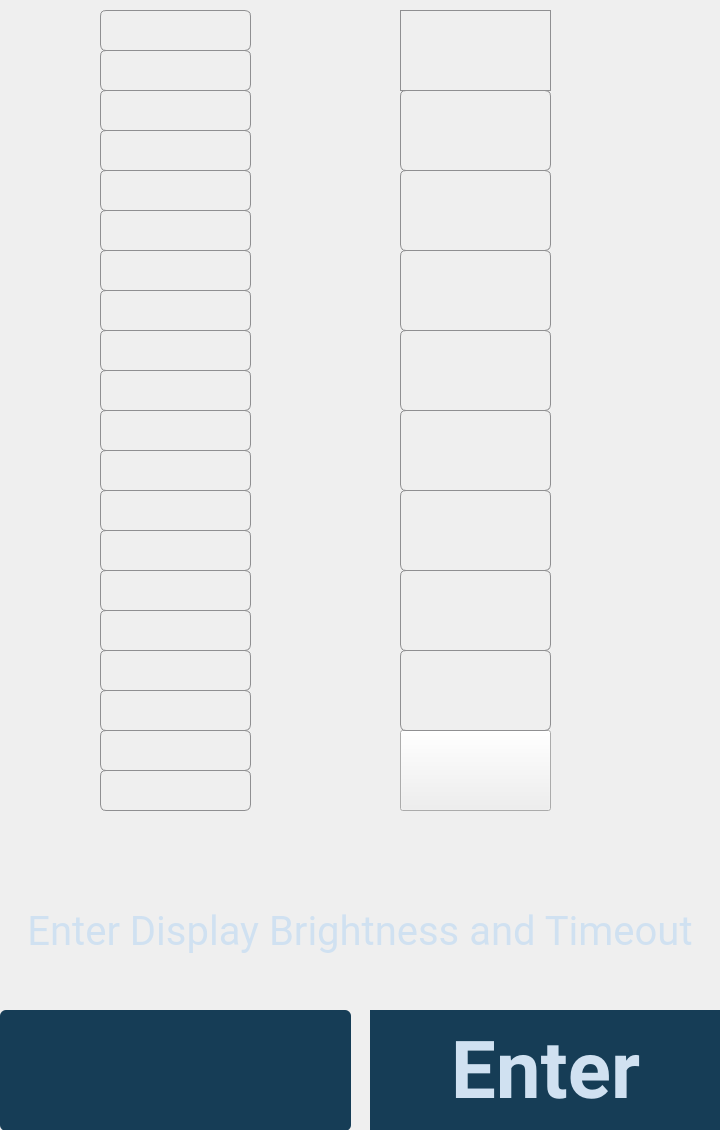
<?xml version="1.0" encoding="UTF-8"?>
<ui version="4.0">
 <class>DisplayForms</class>
 <widget class="QWidget" name="DisplayForms">
  <property name="geometry">
   <rect>
    <x>0</x>
    <y>0</y>
    <width>720</width>
    <height>1130</height>
   </rect>
  </property>
  <property name="font">
   <font>
    <family>Roboto</family>
   </font>
  </property>
  <property name="windowTitle">
   <string>Form</string>
  </property>
  <widget class="QStackedWidget" name="stackedWidget">
   <property name="geometry">
    <rect>
     <x>0</x>
     <y>0</y>
     <width>720</width>
     <height>1130</height>
    </rect>
   </property>
   <property name="font">
    <font>
     <weight>75</weight>
     <bold>true</bold>
    </font>
   </property>
   <property name="lineWidth">
    <number>0</number>
   </property>
   <widget class="QWidget" name="page">
    <widget class="QPushButton" name="buttonBack">
     <property name="geometry">
      <rect>
       <x>0</x>
       <y>1010</y>
       <width>351</width>
       <height>121</height>
      </rect>
     </property>
     <property name="font">
      <font>
       <family>Roboto</family>
      </font>
     </property>
     <property name="styleSheet">
      <string notr="true">border-radius: 6px;
background-color: rgb(22,61,86);
color: rgb(208,225,241)</string>
     </property>
     <property name="text">
      <string/>
     </property>
     <property name="icon">
      <iconset resource="resources.qrc">
       <normaloff>:/Images/XatekUI_BackArrow.png</normaloff>:/Images/XatekUI_BackArrow.png</iconset>
     </property>
     <property name="iconSize">
      <size>
       <width>73</width>
       <height>62</height>
      </size>
     </property>
    </widget>
    <widget class="QLabel" name="labelInstruction">
     <property name="geometry">
      <rect>
       <x>0</x>
       <y>900</y>
       <width>720</width>
       <height>61</height>
      </rect>
     </property>
     <property name="font">
      <font>
       <family>Roboto</family>
       <pointsize>30</pointsize>
      </font>
     </property>
     <property name="styleSheet">
      <string notr="true">color: rgb(208,225,241);</string>
     </property>
     <property name="text">
      <string>Enter Display Brightness and Timeout</string>
     </property>
     <property name="alignment">
      <set>Qt::AlignCenter</set>
     </property>
    </widget>
    <widget class="QPushButton" name="buttonTimeOut1">
     <property name="geometry">
      <rect>
       <x>400</x>
       <y>730</y>
       <width>151</width>
       <height>81</height>
      </rect>
     </property>
     <property name="font">
      <font>
       <family>Roboto</family>
      </font>
     </property>
     <property name="styleSheet">
      <string notr="true">border: 1px solid #8f8f91;
border-radius: 6px;

on-click {
	background-color: rgb(255,255,255);
}</string>
     </property>
     <property name="text">
      <string/>
     </property>
    </widget>
    <widget class="QPushButton" name="buttonEnter">
     <property name="geometry">
      <rect>
       <x>370</x>
       <y>1010</y>
       <width>351</width>
       <height>121</height>
      </rect>
     </property>
     <property name="font">
      <font>
       <family>Roboto</family>
       <pointsize>60</pointsize>
       <weight>75</weight>
       <bold>true</bold>
      </font>
     </property>
     <property name="styleSheet">
      <string notr="true">border-radius: 70%;
background-color: rgb(22,61,86);
color: rgb(208,225,241)</string>
     </property>
     <property name="text">
      <string>Enter</string>
     </property>
     <property name="iconSize">
      <size>
       <width>170</width>
       <height>86</height>
      </size>
     </property>
    </widget>
    <widget class="QPushButton" name="buttonTimeOut2">
     <property name="geometry">
      <rect>
       <x>400</x>
       <y>650</y>
       <width>151</width>
       <height>81</height>
      </rect>
     </property>
     <property name="font">
      <font>
       <family>Roboto</family>
      </font>
     </property>
     <property name="styleSheet">
      <string notr="true">border: 1px solid #8f8f91;
border-radius: 6px;</string>
     </property>
     <property name="text">
      <string/>
     </property>
    </widget>
    <widget class="QPushButton" name="buttonTimeOut3">
     <property name="geometry">
      <rect>
       <x>400</x>
       <y>570</y>
       <width>151</width>
       <height>81</height>
      </rect>
     </property>
     <property name="styleSheet">
      <string notr="true">border: 1px solid #8f8f91;
border-radius: 6px;</string>
     </property>
     <property name="text">
      <string/>
     </property>
    </widget>
    <widget class="QPushButton" name="buttonTimeOut4">
     <property name="geometry">
      <rect>
       <x>400</x>
       <y>490</y>
       <width>151</width>
       <height>81</height>
      </rect>
     </property>
     <property name="styleSheet">
      <string notr="true">border: 1px solid #8f8f91;
border-radius: 6px;</string>
     </property>
     <property name="text">
      <string/>
     </property>
    </widget>
    <widget class="QPushButton" name="buttonTimeOut5">
     <property name="geometry">
      <rect>
       <x>400</x>
       <y>410</y>
       <width>151</width>
       <height>81</height>
      </rect>
     </property>
     <property name="styleSheet">
      <string notr="true">border: 1px solid #8f8f91;
border-radius: 6px;</string>
     </property>
     <property name="text">
      <string/>
     </property>
    </widget>
    <widget class="QPushButton" name="buttonTimeOut6">
     <property name="geometry">
      <rect>
       <x>400</x>
       <y>330</y>
       <width>151</width>
       <height>81</height>
      </rect>
     </property>
     <property name="styleSheet">
      <string notr="true">border: 1px solid #8f8f91;
border-radius: 6px;</string>
     </property>
     <property name="text">
      <string/>
     </property>
    </widget>
    <widget class="QPushButton" name="buttonTimeOut7">
     <property name="geometry">
      <rect>
       <x>400</x>
       <y>250</y>
       <width>151</width>
       <height>81</height>
      </rect>
     </property>
     <property name="styleSheet">
      <string notr="true">border: 1px solid #8f8f91;
border-radius: 6px;</string>
     </property>
     <property name="text">
      <string/>
     </property>
    </widget>
    <widget class="QPushButton" name="buttonTimeOut8">
     <property name="geometry">
      <rect>
       <x>400</x>
       <y>170</y>
       <width>151</width>
       <height>81</height>
      </rect>
     </property>
     <property name="styleSheet">
      <string notr="true">border: 1px solid #8f8f91;
border-radius: 6px;</string>
     </property>
     <property name="text">
      <string/>
     </property>
    </widget>
    <widget class="QPushButton" name="buttonTimeOut9">
     <property name="geometry">
      <rect>
       <x>400</x>
       <y>90</y>
       <width>151</width>
       <height>81</height>
      </rect>
     </property>
     <property name="styleSheet">
      <string notr="true">border: 1px solid #8f8f91;
border-radius: 6px;</string>
     </property>
     <property name="text">
      <string/>
     </property>
    </widget>
    <widget class="QPushButton" name="buttonTimeOut10">
     <property name="geometry">
      <rect>
       <x>400</x>
       <y>10</y>
       <width>151</width>
       <height>81</height>
      </rect>
     </property>
     <property name="styleSheet">
      <string notr="true">border: 1px solid #8f8f91;
</string>
     </property>
     <property name="text">
      <string/>
     </property>
    </widget>
    <widget class="QPushButton" name="buttonBrightness1">
     <property name="geometry">
      <rect>
       <x>100</x>
       <y>770</y>
       <width>151</width>
       <height>41</height>
      </rect>
     </property>
     <property name="styleSheet">
      <string notr="true">border: 1px solid #8f8f91;
border-radius: 6px;
background-color: rgb(255, 255, 255,0);</string>
     </property>
     <property name="text">
      <string/>
     </property>
    </widget>
    <widget class="QPushButton" name="buttonBrightness2">
     <property name="geometry">
      <rect>
       <x>100</x>
       <y>730</y>
       <width>151</width>
       <height>41</height>
      </rect>
     </property>
     <property name="styleSheet">
      <string notr="true">border: 1px solid #8f8f91;
border-radius: 6px;
background-color: rgb(255, 255, 255,0);</string>
     </property>
     <property name="text">
      <string/>
     </property>
    </widget>
    <widget class="QPushButton" name="buttonBrightness3">
     <property name="geometry">
      <rect>
       <x>100</x>
       <y>690</y>
       <width>151</width>
       <height>41</height>
      </rect>
     </property>
     <property name="styleSheet">
      <string notr="true">border: 1px solid #8f8f91;
border-radius: 6px;
background-color: rgb(255, 255, 255,0);</string>
     </property>
     <property name="text">
      <string/>
     </property>
    </widget>
    <widget class="QPushButton" name="buttonBrightness4">
     <property name="geometry">
      <rect>
       <x>100</x>
       <y>650</y>
       <width>151</width>
       <height>41</height>
      </rect>
     </property>
     <property name="styleSheet">
      <string notr="true">border: 1px solid #8f8f91;
border-radius: 6px;
background-color: rgb(255, 255, 255,0);</string>
     </property>
     <property name="text">
      <string/>
     </property>
    </widget>
    <widget class="QPushButton" name="buttonBrightness5">
     <property name="geometry">
      <rect>
       <x>100</x>
       <y>610</y>
       <width>151</width>
       <height>41</height>
      </rect>
     </property>
     <property name="styleSheet">
      <string notr="true">border: 1px solid #8f8f91;
border-radius: 6px;
background-color: rgb(255, 255, 255,0);</string>
     </property>
     <property name="text">
      <string/>
     </property>
    </widget>
    <widget class="QPushButton" name="buttonBrightness6">
     <property name="geometry">
      <rect>
       <x>100</x>
       <y>570</y>
       <width>151</width>
       <height>41</height>
      </rect>
     </property>
     <property name="styleSheet">
      <string notr="true">border: 1px solid #8f8f91;
border-radius: 6px;
background-color: rgb(255, 255, 255,0);</string>
     </property>
     <property name="text">
      <string/>
     </property>
    </widget>
    <widget class="QPushButton" name="buttonBrightness7">
     <property name="geometry">
      <rect>
       <x>100</x>
       <y>530</y>
       <width>151</width>
       <height>41</height>
      </rect>
     </property>
     <property name="styleSheet">
      <string notr="true">border: 1px solid #8f8f91;
border-radius: 6px;
background-color: rgb(255, 255, 255,0);</string>
     </property>
     <property name="text">
      <string/>
     </property>
    </widget>
    <widget class="QPushButton" name="buttonBrightness8">
     <property name="geometry">
      <rect>
       <x>100</x>
       <y>490</y>
       <width>151</width>
       <height>41</height>
      </rect>
     </property>
     <property name="styleSheet">
      <string notr="true">border: 1px solid #8f8f91;
border-radius: 6px;
background-color: rgb(255, 255, 255,0);</string>
     </property>
     <property name="text">
      <string/>
     </property>
    </widget>
    <widget class="QPushButton" name="buttonBrightness9">
     <property name="geometry">
      <rect>
       <x>100</x>
       <y>450</y>
       <width>151</width>
       <height>41</height>
      </rect>
     </property>
     <property name="styleSheet">
      <string notr="true">border: 1px solid #8f8f91;
border-radius: 6px;
background-color: rgb(255, 255, 255,0);</string>
     </property>
     <property name="text">
      <string/>
     </property>
    </widget>
    <widget class="QPushButton" name="buttonBrightness10">
     <property name="geometry">
      <rect>
       <x>100</x>
       <y>410</y>
       <width>151</width>
       <height>41</height>
      </rect>
     </property>
     <property name="styleSheet">
      <string notr="true">border: 1px solid #8f8f91;
border-radius: 6px;
background-color: rgb(255, 255, 255,0);</string>
     </property>
     <property name="text">
      <string/>
     </property>
    </widget>
    <widget class="QPushButton" name="buttonBrightness11">
     <property name="geometry">
      <rect>
       <x>100</x>
       <y>370</y>
       <width>151</width>
       <height>41</height>
      </rect>
     </property>
     <property name="styleSheet">
      <string notr="true">border: 1px solid #8f8f91;
border-radius: 6px;
background-color: rgb(255, 255, 255,0);</string>
     </property>
     <property name="text">
      <string/>
     </property>
    </widget>
    <widget class="QPushButton" name="buttonBrightness12">
     <property name="geometry">
      <rect>
       <x>100</x>
       <y>330</y>
       <width>151</width>
       <height>41</height>
      </rect>
     </property>
     <property name="styleSheet">
      <string notr="true">border: 1px solid #8f8f91;
border-radius: 6px;
background-color: rgb(255, 255, 255,0);</string>
     </property>
     <property name="text">
      <string/>
     </property>
    </widget>
    <widget class="QPushButton" name="buttonBrightness13">
     <property name="geometry">
      <rect>
       <x>100</x>
       <y>290</y>
       <width>151</width>
       <height>41</height>
      </rect>
     </property>
     <property name="styleSheet">
      <string notr="true">border: 1px solid #8f8f91;
border-radius: 6px;
background-color: rgb(255, 255, 255,0);</string>
     </property>
     <property name="text">
      <string/>
     </property>
    </widget>
    <widget class="QPushButton" name="buttonBrightness14">
     <property name="geometry">
      <rect>
       <x>100</x>
       <y>250</y>
       <width>151</width>
       <height>41</height>
      </rect>
     </property>
     <property name="styleSheet">
      <string notr="true">border: 1px solid #8f8f91;
border-radius: 6px;
background-color: rgb(255, 255, 255,0);</string>
     </property>
     <property name="text">
      <string/>
     </property>
    </widget>
    <widget class="QPushButton" name="buttonBrightness15">
     <property name="geometry">
      <rect>
       <x>100</x>
       <y>210</y>
       <width>151</width>
       <height>41</height>
      </rect>
     </property>
     <property name="styleSheet">
      <string notr="true">border: 1px solid #8f8f91;
border-radius: 6px;
background-color: rgb(255, 255, 255,0);</string>
     </property>
     <property name="text">
      <string/>
     </property>
    </widget>
    <widget class="QPushButton" name="buttonBrightness16">
     <property name="geometry">
      <rect>
       <x>100</x>
       <y>170</y>
       <width>151</width>
       <height>41</height>
      </rect>
     </property>
     <property name="styleSheet">
      <string notr="true">border: 1px solid #8f8f91;
border-radius: 6px;
background-color: rgb(255, 255, 255,0);</string>
     </property>
     <property name="text">
      <string/>
     </property>
    </widget>
    <widget class="QPushButton" name="buttonBrightness17">
     <property name="geometry">
      <rect>
       <x>100</x>
       <y>130</y>
       <width>151</width>
       <height>41</height>
      </rect>
     </property>
     <property name="styleSheet">
      <string notr="true">border: 1px solid #8f8f91;
border-radius: 6px;
background-color: rgb(255, 255, 255,0);</string>
     </property>
     <property name="text">
      <string/>
     </property>
    </widget>
    <widget class="QPushButton" name="buttonBrightness18">
     <property name="geometry">
      <rect>
       <x>100</x>
       <y>90</y>
       <width>151</width>
       <height>41</height>
      </rect>
     </property>
     <property name="styleSheet">
      <string notr="true">border: 1px solid #8f8f91;
border-radius: 6px;
background-color: rgb(255, 255, 255,0);</string>
     </property>
     <property name="text">
      <string/>
     </property>
    </widget>
    <widget class="QPushButton" name="buttonBrightness19">
     <property name="geometry">
      <rect>
       <x>100</x>
       <y>50</y>
       <width>151</width>
       <height>41</height>
      </rect>
     </property>
     <property name="styleSheet">
      <string notr="true">border: 1px solid #8f8f91;
border-radius: 6px;
background-color: rgb(255, 255, 255,0);</string>
     </property>
     <property name="text">
      <string/>
     </property>
    </widget>
    <widget class="QPushButton" name="buttonBrightness20">
     <property name="geometry">
      <rect>
       <x>100</x>
       <y>10</y>
       <width>151</width>
       <height>41</height>
      </rect>
     </property>
     <property name="styleSheet">
      <string notr="true">border: 1px solid #8f8f91;
border-radius: 6px;
background-color: rgb(255, 255, 255,0);</string>
     </property>
     <property name="text">
      <string/>
     </property>
    </widget>
    <widget class="QLabel" name="labelBrightnessIcon">
     <property name="enabled">
      <bool>false</bool>
     </property>
     <property name="geometry">
      <rect>
       <x>100</x>
       <y>830</y>
       <width>141</width>
       <height>71</height>
      </rect>
     </property>
     <property name="font">
      <font>
       <family>Roboto</family>
      </font>
     </property>
     <property name="styleSheet">
      <string notr="true">border: 0px solid #8f8f91;
background-color: rgb(255, 255, 255,0);
border: 0px;</string>
     </property>
     <property name="lineWidth">
      <number>5</number>
     </property>
     <property name="text">
      <string/>
     </property>
     <property name="pixmap">
      <pixmap resource="resources.qrc">:/Images/XatekUI_Brightness.png</pixmap>
     </property>
     <property name="scaledContents">
      <bool>false</bool>
     </property>
     <property name="alignment">
      <set>Qt::AlignCenter</set>
     </property>
    </widget>
    <widget class="QLabel" name="label">
     <property name="geometry">
      <rect>
       <x>370</x>
       <y>810</y>
       <width>212</width>
       <height>80</height>
      </rect>
     </property>
     <property name="font">
      <font>
       <family>Roboto</family>
       <pointsize>30</pointsize>
       <weight>75</weight>
       <bold>true</bold>
      </font>
     </property>
     <property name="styleSheet">
      <string notr="true">color:white</string>
     </property>
     <property name="text">
      <string/>
     </property>
     <property name="alignment">
      <set>Qt::AlignCenter</set>
     </property>
    </widget>
   </widget>
  </widget>
 </widget>
 <resources>
  <include location="resources.qrc"/>
 </resources>
 <connections/>
</ui>
